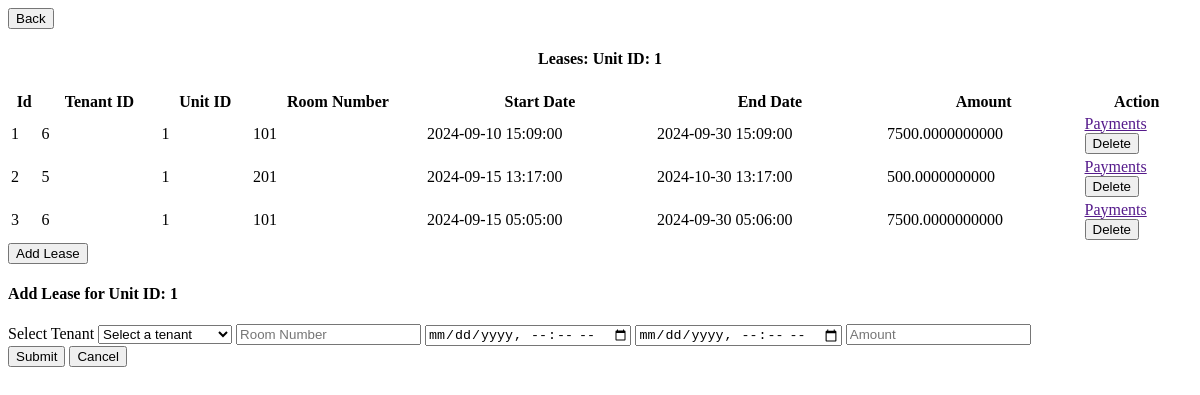
Before: /admin-unit-leases/1 with the older database file.
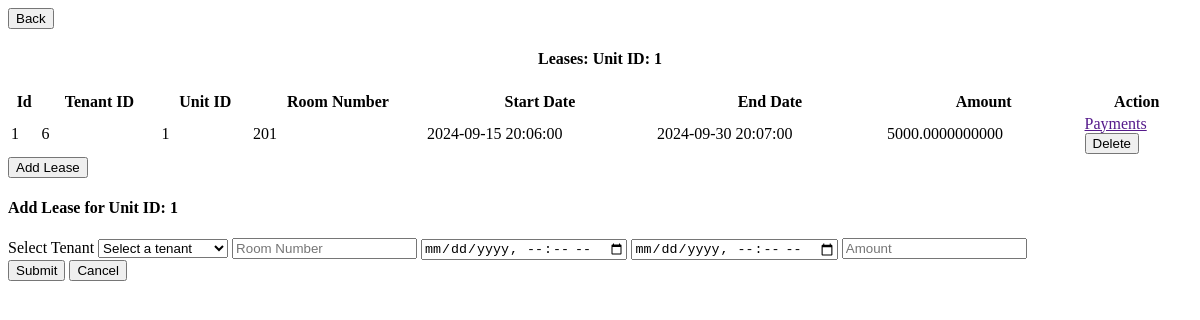
After: the same page with the newer database file.
### models.py (models this page shows)
class Lease(Base):
    __tablename__ = 'leases'
    id = Column(Integer, primary_key=True, index=True)
    tenant_id = Column(Integer, ForeignKey('users.id'))
    unit_id = Column(Integer, ForeignKey('units.id'))
    room_number = Column(Integer, nullable=False)
    start_date = Column(DateTime)
    end_date = Column(DateTime)
    rent_amount = Column(Numeric)
    tenant = relationship('User', back_populates='leases')
    unit = relationship('Unit', back_populates='lease')
    reminders = relationship('PaymentReminder', back_populates='lease')
    confirmations = relationship('PaymentConfirmation', back_populates='lease')
    receipts = relationship('Receipt', back_populates='lease')
    created_at = Column(DateTime, default=datetime.datetime.utcnow)
    updated_at = Column(DateTime, default=datetime.datetime.utcnow, onupdate=datetime.datetime.utcnow)
    def to_dict(self):
        return {
            "id": self.id,
            "tenant_id": self.tenant_id,
            "unit_id": self.unit_id,
            "unit_room_number":self.room_number,
            "start_date": self.start_date.isoformat() if self.start_date else None,
            "end_date": self.end_date.isoformat() if self.end_date else None,
            "rent_amount": float(self.rent_amount) if self.rent_amount else None,
            "created_at": self.created_at.isoformat() if self.created_at else None,
            "updated_at": self.updated_at.isoformat() if self.updated_at else None,
            "reminders": [reminder.id for reminder in self.reminders],  # List of related reminder IDs
            "confirmations": [confirmation.id for confirmation in self.confirmations],  # List of related confirmation IDs
            "receipts": [receipt.id for receipt in self.receipts]  # List of related receipt IDs
        }

### new_server.py (the view)
@app.route('/admin-unit-leases/<int:unit_id>', methods=['GET'])
def get_unit_lease(unit_id):
    unit = db_session.query(Unit).filter_by(id=unit_id).first()
    back_property_id = unit.property_id
    leases = db_session.query(Lease).filter_by(unit_id=unit_id).all()
    leases2 = db_session.query(Lease).filter_by(unit_id=unit_id).all()
    print(f"fetched lease for unit is {leases}")
    for lease in leases2:
        print(f"fetched lease dict is : {lease.to_dict()}")
    users = db_session.query(User).filter_by(user_type="Tenant").all()
    return render_template(
        'admin_leases.html',
        leases=leases,
        users=users,  # Pass the users for the dropdown
        header_title="Leases",
        front_unit_id=unit_id,
        back_property_id=back_property_id
    )

### templates/admin_leases.html (shortened to what this page needs)
<div class="back-container">
    <div class="button-container">
        <button class="button" hx-get="http://localhost:5000/admin-property-units/{{back_property_id}}"
            hx-target="#dashboard-container"
            hx-swap="innerHTML"
            onclick="activateDashboardContainer()">Back
        </button>
    </div>
</div>
<h4 style="text-align: center;" id="value_header">{{header_title}}: Unit ID: {{front_unit_id}}</h4>
<table id="example" class="display" style="width:100%">
    <thead>
        <tr>
            <th>Id</th>
            <th>Tenant ID</th>
            <th>Unit ID</th>
            <th>Room Number</th>
            <th>Start Date</th>
            <th>End Date</th>
            <th>Amount</th>
            <th>Action</th>
        </tr>
    </thead>
    <tbody>
        {% for lease in leases %}
        <tr id="lease-{{lease.id}}">
            <td>{{lease.id}}</td>
            <td>{{lease.tenant_id}}</td>
            <td>{{lease.unit_id}}</td>
            <td>{{lease.room_number}}</td>
            <td>{{lease.start_date}}</td>
            <td>{{lease.end_date}}</td>
            <td>{{lease.rent_amount}}</td>
            <td>
                <div class="table-button-container">
                    <a href="" class="table-button" hx-get="http://localhost:5000/admin-lease-payments/{{lease.id}}/{{lease.tenant_id}}"
                        hx-target="#dashboard-container"
                        hx-swap="innerHTML"
                        onclick="activateDashboardContainer()">Payments
                    </a>
                </div>
                <div class="table-button-container">
                    <button class="table-button" onclick="deleteLease('{{ lease.id }}')">Delete</button>
                </div>
            </td>
        </tr>
        {% endfor %}
    </tbody>
</table>
<div class="back-container">
    <div class="button-container">
        <button class="button" onclick="loadAddLeaseFormModal()">Add Lease</button>
    </div>
</div>
<div id="add_lease_modal" class="modal">
    <div class="modal-content">
        <div class="form-square" id="form-holder">
            <form id="add-lease-form" class="right-square">
                <h4 id="header_with_unit_id">Add Lease for Unit ID: {{front_unit_id}}</h4>
                <label for="tenant_id">Select Tenant</label>
                <select id="tenant_id" name="tenant_id" required>
                    <option value="" disabled selected>Select a tenant</option>
                </select>
                <input type="text" id="room_number" name="room_number" placeholder="Room Number" required>
                <input type="datetime-local" id="start_date" name="start_date" required>
                <input type="datetime-local" id="end_date" name="end_date" required>
                <input type="number" id="rent_amount" name="rent_amount" placeholder="Amount" required>
                <div class="button-container">
                    <button class="button" id="confirmLeaseButton" type="submit">Submit</button>
                    <button class="button" id="cancelLeaseButton" type="button">Cancel</button>
                </div>
            </form>
        </div>
    </div>
</div>

Changed rows visible on the page:
no longer on this page (row edited): Lease: id "2", tenant_id "5", unit_id "1", room_number "201", start_date "2024-09-15 13:17:00", end_date "2024-10-30 13:17:00", rent_amount "500.0000000000"
no longer on this page (row edited): Lease: id "3", tenant_id "6", unit_id "1", room_number "101", start_date "2024-09-15 05:05:00", end_date "2024-09-30 05:06:00", rent_amount "7500.0000000000"
changed Lease id 1: room_number "101" → "201"; start_date "2024-09-10 15:09:00" → "2024-09-15 20:06:00"; end_date "2024-09-30 15:09:00" → "2024-09-30 20:07:00"; rent_amount "7500.0000000000" → "5000.0000000000"
